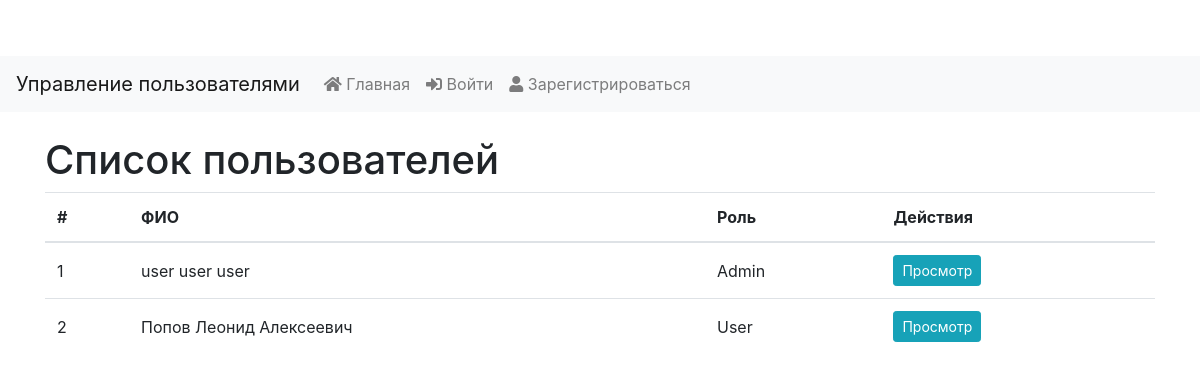
Before: / with the older database file.
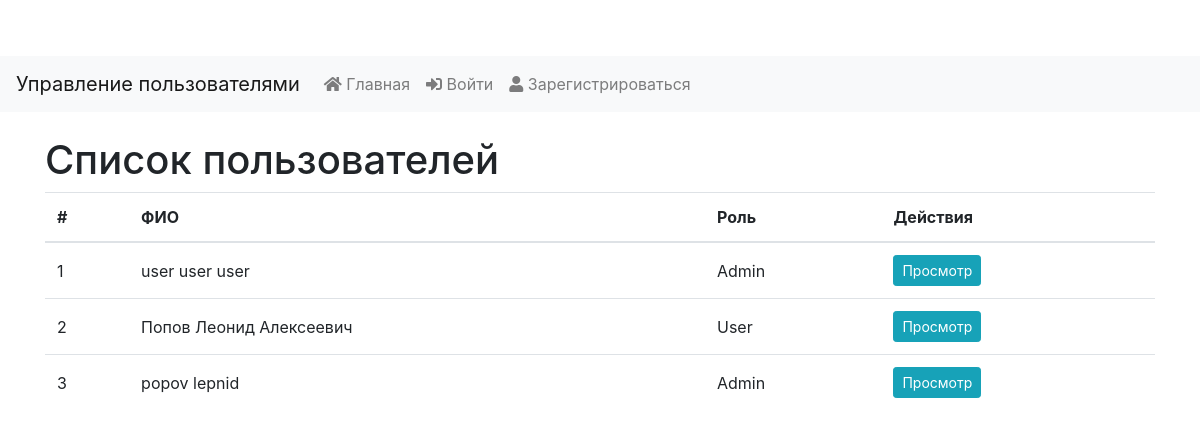
After: the same page with the newer database file.
### models.py (models this page shows, shortened)
class User(UserMixin, db.Model):
    id = db.Column(db.Integer, primary_key=True)
    username = db.Column(db.String(64), unique=True, nullable=False)
    password = db.Column(db.String(128), nullable=False)
    first_name = db.Column(db.String(64))
    last_name = db.Column(db.String(64))
    middle_name = db.Column(db.String(64))
    role_id = db.Column(db.Integer, db.ForeignKey('role.id'), nullable=False)
    role = db.relationship('Role', backref=db.backref('users', lazy=True))

class Role(db.Model):
    id = db.Column(db.Integer, primary_key=True)
    name = db.Column(db.String(64), unique=True, nullable=False)
    description = db.Column(db.String(255))

### app.py (the view)
@app.route('/')
def index():
    users = User.query.all()
    roles = {role.id: role.name for role in Role.query.all()} # Cache roles
    return render_template('index.html', users=users, roles=roles, current_user=current_user)

### app.py (called while the page is built)
@app.before_request
def log_visit():
    if not db.inspect(db.engine).has_table('visit_log'):
        return
    path = request.path
    user_id = current_user.is_authenticated and current_user.id or None
    visit_log = VisitLog(path=path, user_id=user_id)
    db.session.add(visit_log)
    db.session.commit()

### templates/index.html (shortened to what this page needs)
{% extends 'base.html' %}
{% block content %}
    <h1>Список пользователей</h1>
    <table class="table">
        <thead>
            <tr>
                <th>#</th>
                <th>ФИО</th>
                <th>Роль</th>
                <th>Действия</th>
            </tr>
        </thead>
        <tbody>
            {% for user in users %}
                <tr>
                    <td>{{ loop.index }}</td>
                    <td>{{ user.last_name or '' }} {{ user.first_name or '' }} {{ user.middle_name or '' }}</td>
                    <td>{{ roles.get(user.role_id, 'Не указана') }}</td>
                    <td>
                        <a href="{{ url_for('user_details', user_id=user.id) }}" class="btn btn-info btn-sm">Просмотр</a>
                    </td>
                </tr>
            {% endfor %}
        </tbody>
    </table>
{% endblock %}

### templates/base.html (shortened to what this page needs)
<!DOCTYPE html>
<html lang="ru">
<head>
    <link rel="stylesheet" href="https://stackpath.bootstrapcdn.com/bootstrap/4.5.2/css/bootstrap.min.css">
    <link rel="stylesheet" href="{{ url_for('static', filename='style.css') }}">
    <link rel="stylesheet" href="https://cdnjs.cloudflare.com/ajax/libs/font-awesome/5.15.3/css/all.min.css">
</head>
<body>
    <nav class="navbar navbar-expand-lg navbar-light bg-light">
        <a class="navbar-brand" href="{{ url_for('index') }}">Управление пользователями</a>
        <div class="collapse navbar-collapse" id="navbarNav">
            <ul class="navbar-nav">
                <li class="nav-item">
                    <a class="nav-link" href="{{ url_for('index') }}"><i class="fas fa-home"></i> Главная</a>
                </li>
                {% if current_user.is_authenticated %}
                  <li class="nav-item">
                    <a class="nav-link" href="{{ url_for('change_password') }}"><i class="fas fa-key"></i> Сменить пароль</a>
                  </li>
                  <li class="nav-item">
                    <a class="nav-link" href="{{ url_for('logout') }}"><i class="fas fa-sign-out-alt"></i> Выйти</a>
                  </li>
                {% else %}
                    <li class="nav-item">
                        <a class="nav-link" href="{{ url_for('login') }}"><i class="fas fa-sign-in-alt"></i> Войти</a>
                    </li>
                    <li class="nav-item">
                        <a class="nav-link" href="{{ url_for('register') }}"><i class="fas fa-user"></i> Зарегистрироваться</a>
                    </li>
                {% endif %}
            </ul>
        </div>
    </nav>
    <div class="container mt-4">
        {% block content %}{% endblock %}
    </div>
</body>
</html>

### static/style.css (style rules this page uses)
body { padding-top: 56px; }
.table td, .table th { vertical-align: middle; }

Changed rows visible on the page:
added User: last_name "popov", first_name "lepnid", {{ roles.get(user.role_id, 'Не указана') }} "Admin"
